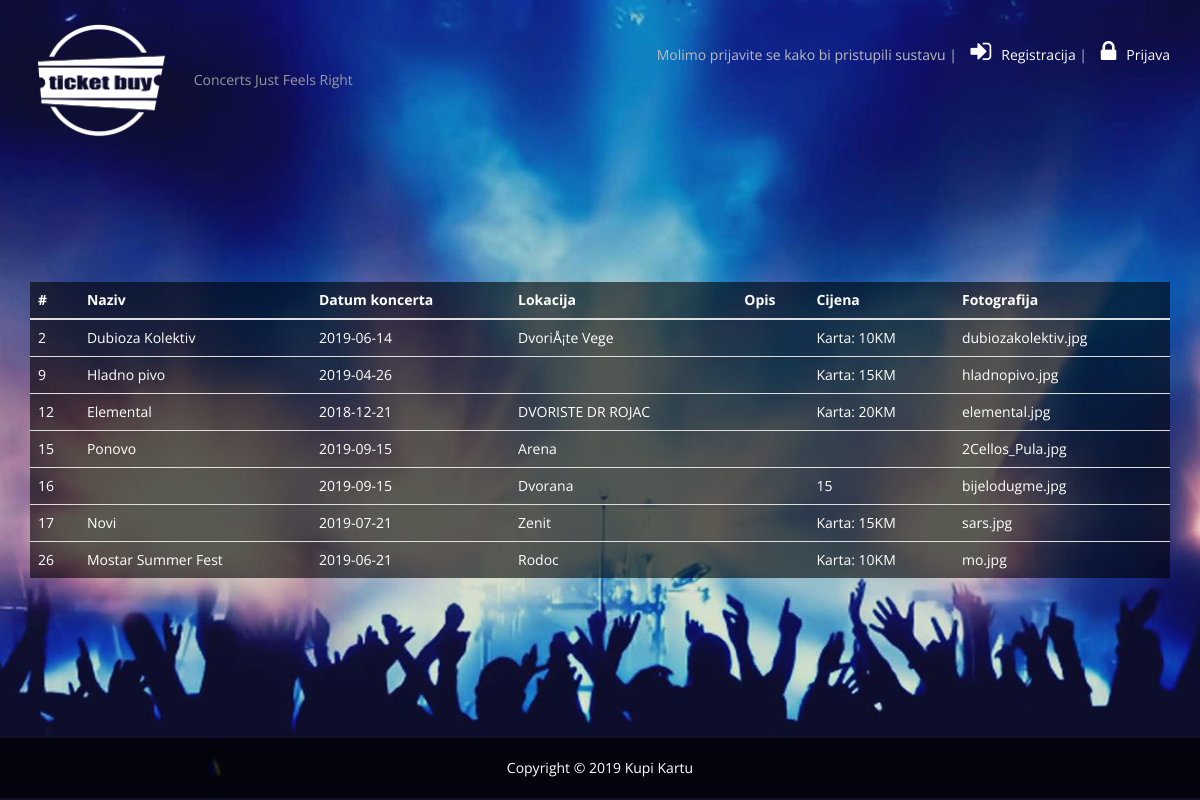
Page /koncert_pregled.php on the committed database.
### tables this page shows
CREATE TABLE `koncerti` (
  `id_koncerta` int(20) NOT NULL,
  `id_grada` int(20) DEFAULT NULL,
  `id_izvodjaca` int(20) DEFAULT NULL,
  `naziv_koncerta` varchar(45) NOT NULL,
  `datum_koncerta` date NOT NULL,
  `dvorana_stadion` varchar(45) DEFAULT NULL,
  `opis` varchar(100) DEFAULT NULL,
  `fotografija` varchar(45) DEFAULT NULL,
  `cijena` varchar(255) DEFAULT NULL
);

### koncert_pregled.php (the view, shortened to what this page needs)
<?php
require 'zaglavlje.php';
try
{
    $dbh = new PDO('mysql:host=' . DB_HOST . ';dbname=' . DB_DATABASE, DB_USERNAME, DB_PASSWORD, [
        PDO::ATTR_ERRMODE => PDO::ERRMODE_EXCEPTION,
        PDO::ATTR_DEFAULT_FETCH_MODE => PDO::FETCH_ASSOC
    ]);
   $sql = 'SELECT * FROM koncerti';
    $stmt = $dbh->prepare($sql);
    $stmt->execute();
    $koncerti = $stmt->fetchAll();
}
catch (PDOException $e)
{
    http_response_code(500);
    die($e->getMessage());
}
?>
<br><br><br><br><br><br><br>
<div class="container">
	<table class="table table-reflow">
	  <thead>
		<tr>
		  <th>#</th>
		  <th>Naziv</th>
		  <th>Datum koncerta</th>
		  <th>Lokacija</th>
		  <th>Opis</th>
		  <th>Cijena</th>
		  <th>Fotografija</th>
		</tr>
	  </thead>
	  <tbody>
    <?php if(count($koncerti)): ?>
        <?php foreach($koncerti as $koncert): ?>
            <tr>
                <td><?php echo $koncert['id_koncerta']; ?></td>
                <td><?php echo $koncert['naziv_koncerta']; ?></td>
				<td><?php echo $koncert['datum_koncerta']; ?></td>
                <td><?php echo $koncert['dvorana_stadion']; ?></td>
				<td><?php echo $koncert['opis']; ?></td>
                <td><?php echo $koncert['cijena']; ?></td>
				<td><?php echo $koncert['fotografija']; ?></td>
            </tr>
        <?php endforeach; ?>
    <?php else: ?>
        <td colspan="6">Nema koncerata u bazi</td>
    <?php endif; ?>
  </tbody>
	</table>
</div>
<br><br><br><br><br><br><br>
<?php require 'podnozje.php'; ?>

### css/style.css (style rules this page uses)
body { background: url(../images/background.jpg) no-repeat; background-attachment: fixed; background-size: cover; background-position: 50% 50%; background-color: #0D0E2C; font-family: 'Open Sans', sans-serif; }
.table-reflow { background-color: rgba(0, 0, 0, 0.6); color: #ffffff; border:2px; padding: 0; border-radius: 0; }

### rows in the picture
koncerti: id_koncerta "2", naziv_koncerta "Dubioza Kolektiv", datum_koncerta "2019-06-14", dvorana_stadion "DvoriÅ¡te Vege", cijena "Karta: 10KM", fotografija "dubiozakolektiv.jpg"
koncerti: id_koncerta "9", naziv_koncerta "Hladno pivo", datum_koncerta "2019-04-26", cijena "Karta: 15KM", fotografija "hladnopivo.jpg"
koncerti: id_koncerta "12", naziv_koncerta "Elemental", datum_koncerta "2018-12-21", dvorana_stadion "DVORISTE DR ROJAC", cijena "Karta: 20KM", fotografija "elemental.jpg"
koncerti: id_koncerta "15", naziv_koncerta "Ponovo", datum_koncerta "2019-09-15", dvorana_stadion "Arena", fotografija "2Cellos_Pula.jpg"
koncerti: id_koncerta "16", datum_koncerta "2019-09-15", dvorana_stadion "Dvorana", cijena "15", fotografija "bijelodugme.jpg"
koncerti: id_koncerta "17", naziv_koncerta "Novi", datum_koncerta "2019-07-21", dvorana_stadion "Zenit", cijena "Karta: 15KM", fotografija "sars.jpg"
koncerti: id_koncerta "26", naziv_koncerta "Mostar Summer Fest", datum_koncerta "2019-06-21", dvorana_stadion "Rodoc", cijena "Karta: 10KM", fotografija "mo.jpg"
